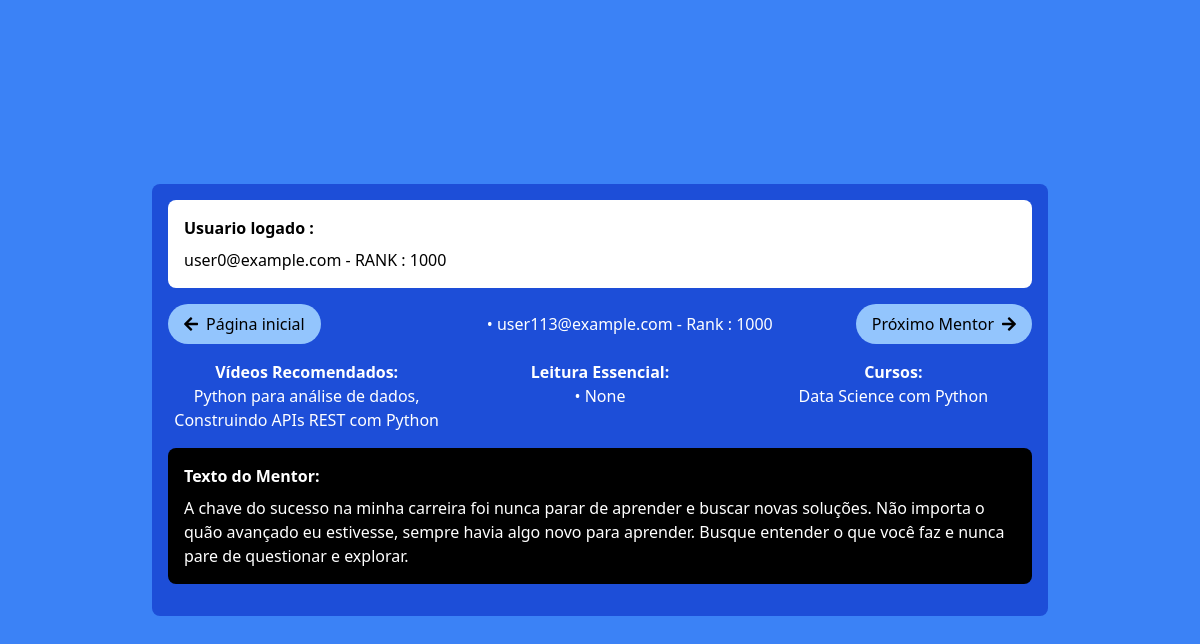
Before: /indicacoes/init?page=4 (signed in) with the older database file.
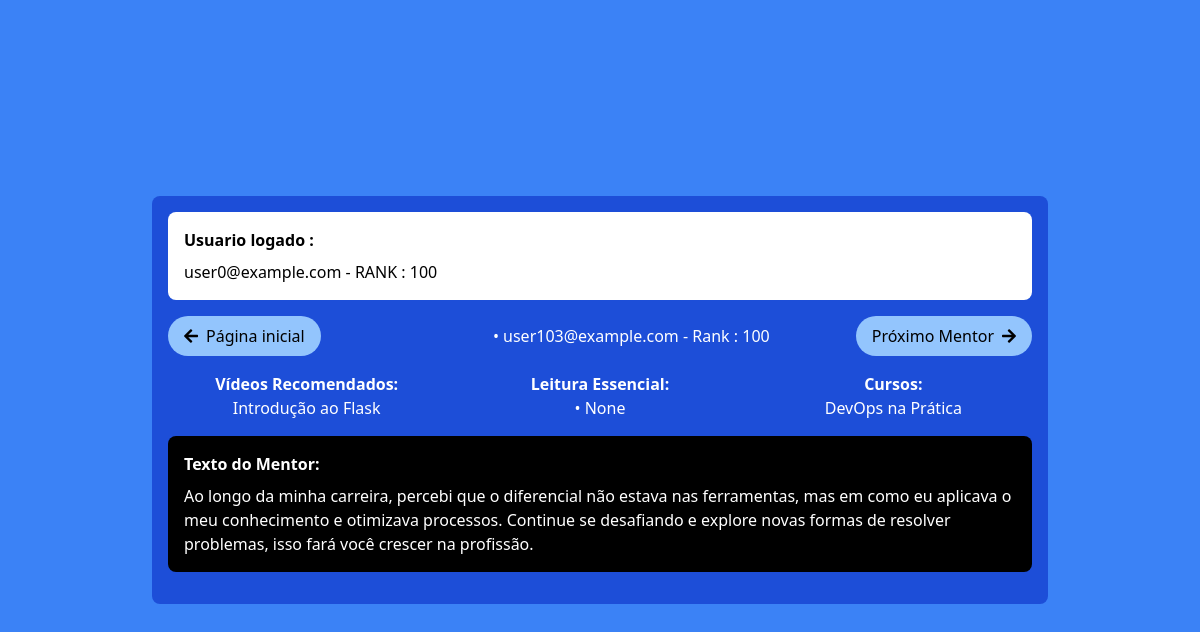
After: the same page with the newer database file.
### tables this page shows
CREATE TABLE profession_data (
                        id INTEGER PRIMARY KEY AUTOINCREMENT,
                        profession_id INTEGER NOT NULL,
                        region_id INTEGER NOT NULL,
                        salary INTEGER NOT NULL,
                        email TEXT UNIQUE NOT NULL,
                        rank INTEGER,
                        FOREIGN KEY (profession_id) REFERENCES professions(id),
                        FOREIGN KEY (region_id) REFERENCES regions(id));

CREATE TABLE indications (
                        id INTEGER PRIMARY KEY AUTOINCREMENT,
                        email TEXT NOT NULL,
                        courses TEXT,
                        videos TEXT,
                        books TEXT,
                        motivational_text TEXT,
                        FOREIGN KEY (email) REFERENCES users(useremail));

### routes/indicacoes.py (the view)
@indicacoes_route.route('/init')
def usuarios():
    user_email = session['user']
    print("logged email " + user_email)
    page = request.args.get('page', 0, type=int)  # Obter o número da página (0 por padrão)
    higher_rank_users, user_rank = get_usuario_by_index(page, user_email)
    if higher_rank_users is None:
        return render_template('indicacoes.html', indicacoes=None, has_next=False)
    has_next = True if higher_rank_users != None else False
    print("higher_rank_users " + str(higher_rank_users))
    return render_template('indicacoes.html', indicacoes=higher_rank_users, has_next=has_next, page=page, user_email=user_email, user_rank=user_rank)

### routes/indicacoes.py (called while the page is built)
def get_db():
    db = getattr(g, '_database', None)
    if db is None:
        db = g._database = sqlite3.connect(DATABASE)
    return db

def query_db(query, args=(), one=False):
    cur = get_db().execute(query, args)
    rv = cur.fetchall()
    cur.close()
    return (rv[0] if rv else None) if one else rv

@indicacoes_route.teardown_request
def close_connection(exception):
    db = getattr(g, '_database', None)
    if db is not None:
        db.close()

def get_usuario_by_index(index, user_email):
    user_rank = query_db('SELECT Rank FROM profession_data WHERE email = ?', [user_email], one=True)
    print("user_rank " + str(user_rank))
    if user_rank:
            user_rank = user_rank[0]
            higher_rank_users = query_db('''
                SELECT p.email, i.courses, i.videos, i.books, i.motivational_text, p.rank
                FROM profession_data p
                JOIN indications i ON p.email = i.email
                WHERE p.Rank >= ? LIMIT 1 OFFSET ?
            ''', [user_rank, index])
            print("higher_rank_users " + str(higher_rank_users))
    else:
        higher_rank_users = None
    return higher_rank_users, user_rank

### templates/indicacoes.html (shortened to what this page needs)
<!DOCTYPE html>
<html lang="pt-BR">
<head>
    <script src="https://cdn.tailwindcss.com"></script>
    <link rel="stylesheet" href="https://cdnjs.cloudflare.com/ajax/libs/font-awesome/5.15.3/css/all.min.css">
</head>
<body class="bg-blue-500 flex items-center justify-center min-h-screen">
    <div class="bg-blue-700 text-white w-full max-w-4xl p-4 rounded-lg">
        <div class="bg-white text-black p-4 rounded-lg mb-4">
            <h2 class="font-bold mb-2">Usuario logado :</h2>
            {% if user_email %}
                <p>{{ user_email }} - RANK :  {{ user_rank }}</p>
            {% endif %}
        </div>
        <div class="flex justify-between items-center mb-4">
            <a href="/home/return" class="bg-blue-300 text-black px-4 py-2 rounded-full flex items-center">
                <i class="fas fa-arrow-left"></i>
                <span class="ml-2">Página inicial</span>
            </a>
            {% if indicacoes %}
                    {% for indicacao in indicacoes %}
                        <p>• {{ indicacao[0] }} - Rank : {{ indicacao[5] }}</p>
                    {% endfor %}
                {% if has_next %}
                    <a href="{{ url_for('indicacoes.usuarios', page=page + 1) }}" class="bg-blue-300 text-black px-4 py-2 rounded-full flex items-center">
                        <span class="mr-2">Próximo Mentor</span>
                        <i class="fas fa-arrow-right"></i>
                    </a>
                {% else %}
                    <div class="bg-blue-300 text-black px-4 py-2 rounded-full flex items-center">
                    <span class="mr-2">Fim da lista</span>
                    </div>
                 {% endif %}
            {% else %}
                <h1 class="text-xl font-bold mb-4">Fim da lista de Indicações</h1>
            {% endif %}
        </div>
        <div class="grid grid-cols-3 gap-4 text-center mb-4">
            <div>
                <h2 class="font-bold">Vídeos Recomendados:</h2>
                {% if indicacoes %}
                    {% for indicacao in indicacoes %}
                        <p>{{ indicacao[2] }}</p>
                    {% endfor %}
                {% else %}
                    <p>Nenhum vídeo recomendado disponível.</p>
                {% endif %}
            </div>
            <div>
                <h2 class="font-bold">Leitura Essencial:</h2>
                {% if indicacoes %}
                    {% for indicacao in indicacoes %}
                        <p>• {{ indicacao[3] }}</p>
                    {% endfor %}
                {% else %}
                    <p>Nenhum livro recomendado disponível.</p>
                {% endif %}
            </div>
            <div>
                <h2 class="font-bold">Cursos:</h2>
                {% if indicacoes %}
                    {% for indicacao in indicacoes %}
                        <p>{{ indicacao[1] }}</p>
                    {% endfor %}
                {% else %}
                    <p>Nenhum curso recomendado disponível.</p>
                {% endif %}
            </div>
        </div>
        <div class="bg-black text-white p-4 rounded-lg mb-4">
            <h2 class="font-bold mb-2">Texto do Mentor:</h2>
            {% if indicacoes %}
                {% for indicacao in indicacoes %}
                    <p>{{ indicacao[4] }}</p>
                {% endfor %}
            {% else %}
                <p>Nenhum texto motivacional disponível.</p>
            {% endif %}
        </div>
    </div>
</body>
</html>

Changed rows visible on the page:
no longer on this page (row edited): indications: email "user113@example.com", rank "1000", videos "Python para análise de dados, Construindo APIs REST com Python", indicacao "None", courses "Data Science com Python", motivational_text "A chave do sucesso na minha carreira foi nunca parar de aprender e buscar novas soluções. Não importa o quão avançado eu estivesse, sempre havia algo novo para aprender. Busque entender o que você faz e nunca pare de questionar e explorar."
changed profession_data "user0@example.com": rank "1000" → (not shown)
now on this page (row edited): indications: email "user103@example.com", rank "100", videos "Introdução ao Flask", indicacao "None", courses "DevOps na Prática", motivational_text "Ao longo da minha carreira, percebi que o diferencial não estava nas ferramentas, mas em como eu aplicava o meu conhecimento e otimizava processos. Continue se desafiando e explore novas formas de resolver problemas, isso fará você crescer na profissão."
Other visible differences:
{{ user_rank }}: (not shown) → "100"
